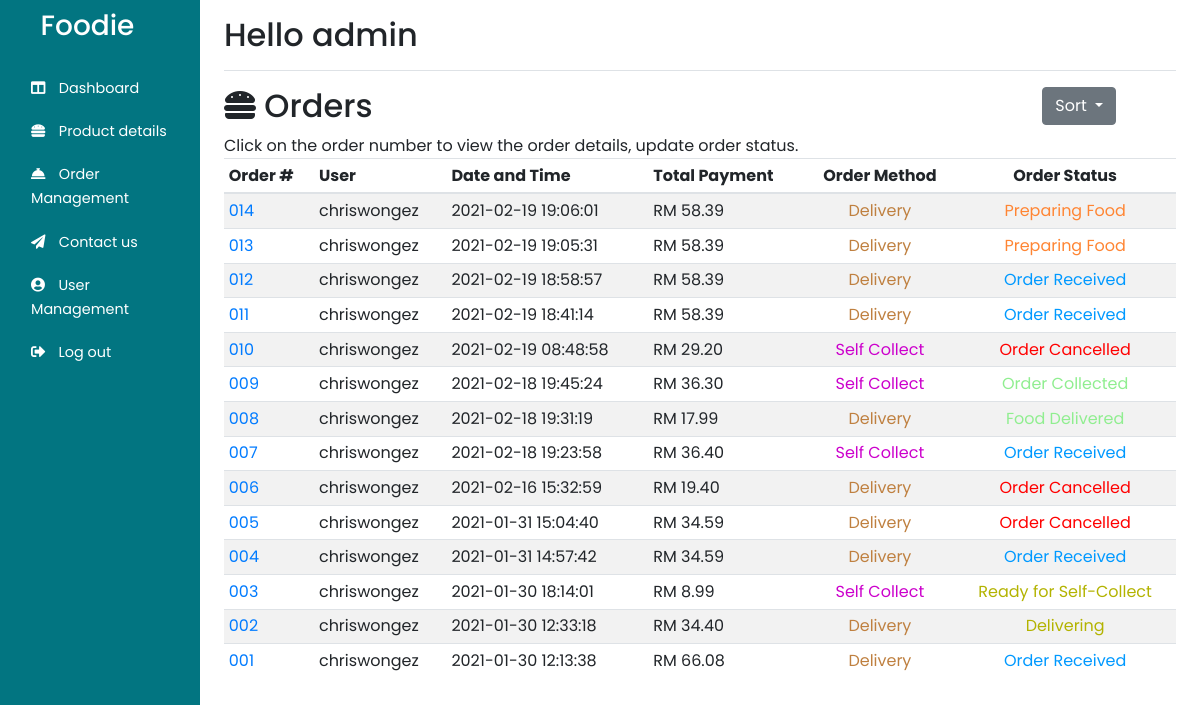
Page /Admin/customer_orders.php (signed in) on the committed database.
### tables this page shows
CREATE TABLE `orderhistory` (
  `orderID` int(3) UNSIGNED ZEROFILL NOT NULL,
  `orderDate` datetime NOT NULL,
  `orderPay` double NOT NULL,
  `orderMethod` varchar(255) NOT NULL,
  `orderStatus` varchar(255) DEFAULT NULL,
  `userID` int(4) UNSIGNED ZEROFILL NOT NULL
);

CREATE TABLE `users` (
  `userID` int(4) UNSIGNED ZEROFILL NOT NULL,
  `username` varchar(255) NOT NULL,
  `userpass` varchar(255) NOT NULL,
  `userlevel` varchar(255) NOT NULL,
  `usercontact` varchar(255) DEFAULT NULL,
  `useremail` varchar(255) NOT NULL,
  `isBlock` tinyint(1) NOT NULL DEFAULT 0,
  `userfirst` varchar(255) DEFAULT NULL,
  `userlast` varchar(255) DEFAULT NULL,
  `userAdd` varchar(255) NOT NULL,
  `userCity` varchar(255) NOT NULL,
  `userState` varchar(255) NOT NULL,
  `userZip` int(6) NOT NULL
);

### Admin/php/sortbyid.php (the view)
<?php
$result = mysqli_query($con, "SELECT * FROM orderhistory,users where orderhistory.userID = users.userID ORDER BY orderID DESC");
while ($row = mysqli_fetch_assoc($result)) {
    $status = $row['orderStatus'];
    if ($row['orderMethod'] == 'selfc') {
        $method = "Self Collect";
        if ($status == 'received')
            $statstr = "Order Received";
        else if ($status == 'process')
            $statstr = "Preparing Food";
        else if ($status == 'ready')
            $statstr = "Ready for Self-Collect";
        else if ($status == 'cancel')
            $statstr = "Order Cancelled";
        else if ($status == 'collected')
            $statstr = "Order Collected";
    } else if ($row['orderMethod'] == 'delivery') {
        $method = "Delivery";
        if ($status == 'received')
            $statstr = "Order Received";
        else if ($status == 'process')
            $statstr = "Preparing Food";
        else if ($status == 'delivering')
            $statstr = "Delivering";
        else if ($status == 'delivered')
            $statstr = "Food Delivered";
        else if ($status == 'cancel')
            $statstr = "Order Cancelled";
    }
    echo "<tr>
        <td class='align-middle'><a href='./orderdetails.php?id=" . $row['orderID'] . "'>" . $row['orderID'] . "</a></td>
        <td class='align-middle'>" . $row['username'] . "</td>
        <td class='align-middle'>" . $row['orderDate'] . "</td>
        <td class='align-middle '>RM " . number_format((float)$row['orderPay'], 2, '.', '') . "</td>
        <td class='align-middle text-center' name='" . $row['orderMethod'] . "'>" . $method . "</td>
        <td class='align-middle text-center' name='" . $status . "'>" . $statstr . "</td>
        </tr>";
}

### Admin/Adminnavbar.php (style rules this page uses)
:root { --main-color: #027581; --color-dark: #1d2231; --text-grey: #8390a2; }
* { font-family: "poppins", sans-serif; margin: 0; padding: 0; text-decoration: none; list-style-type: none; box-sizing: border-box; }

### rows in the picture
orderhistory: orderID "014", userID.username "chriswongez", orderDate "2021-02-19 19:06:01", orderPay "58.39", orderMethod "Delivery", orderStatus "Preparing Food"
orderhistory: orderID "013", userID.username "chriswongez", orderDate "2021-02-19 19:05:31", orderPay "58.39", orderMethod "Delivery", orderStatus "Preparing Food"
orderhistory: orderID "012", userID.username "chriswongez", orderDate "2021-02-19 18:58:57", orderPay "58.39", orderMethod "Delivery", orderStatus "Order Received"
orderhistory: orderID "011", userID.username "chriswongez", orderDate "2021-02-19 18:41:14", orderPay "58.39", orderMethod "Delivery", orderStatus "Order Received"
orderhistory: orderID "010", userID.username "chriswongez", orderDate "2021-02-19 08:48:58", orderPay "29.20", orderMethod "Self Collect", orderStatus "Order Cancelled"
orderhistory: orderID "009", userID.username "chriswongez", orderDate "2021-02-18 19:45:24", orderPay "36.30", orderMethod "Self Collect", orderStatus "Order Collected"
orderhistory: orderID "008", userID.username "chriswongez", orderDate "2021-02-18 19:31:19", orderPay "17.99", orderMethod "Delivery", orderStatus "Food Delivered"
orderhistory: orderID "007", userID.username "chriswongez", orderDate "2021-02-18 19:23:58", orderPay "36.40", orderMethod "Self Collect", orderStatus "Order Received"
orderhistory: orderID "006", userID.username "chriswongez", orderDate "2021-02-16 15:32:59", orderPay "19.40", orderMethod "Delivery", orderStatus "Order Cancelled"
orderhistory: orderID "005", userID.username "chriswongez", orderDate "2021-01-31 15:04:40", orderPay "34.59", orderMethod "Delivery", orderStatus "Order Cancelled"
orderhistory: orderID "004", userID.username "chriswongez", orderDate "2021-01-31 14:57:42", orderPay "34.59", orderMethod "Delivery", orderStatus "Order Received"
orderhistory: orderID "003", userID.username "chriswongez", orderDate "2021-01-30 18:14:01", orderPay "8.99", orderMethod "Self Collect", orderStatus "Ready for Self-Collect"
orderhistory: orderID "002", userID.username "chriswongez", orderDate "2021-01-30 12:33:18", orderPay "34.40", orderMethod "Delivery", orderStatus "Delivering"
orderhistory: orderID "001", userID.username "chriswongez", orderDate "2021-01-30 12:13:38", orderPay "66.08", orderMethod "Delivery", orderStatus "Order Received"

### other values in the picture
$_SESSION["username"] "admin"
